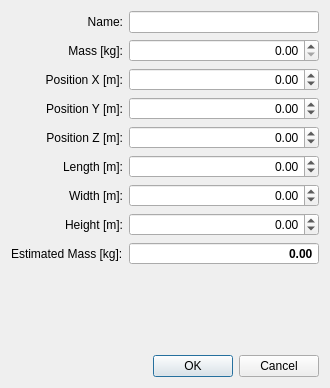
<?xml version="1.0" encoding="UTF-8"?>
<ui version="4.0">
 <class>DialogEdit</class>
 <widget class="QDialog" name="DialogEdit">
  <property name="geometry">
   <rect>
    <x>0</x>
    <y>0</y>
    <width>330</width>
    <height>388</height>
   </rect>
  </property>
  <property name="windowTitle">
   <string>Edit</string>
  </property>
  <property name="modal">
   <bool>true</bool>
  </property>
  <layout class="QGridLayout" name="gridLayout">
   <item row="10" column="0" colspan="2">
    <widget class="QDialogButtonBox" name="buttonBox">
     <property name="orientation">
      <enum>Qt::Horizontal</enum>
     </property>
     <property name="standardButtons">
      <set>QDialogButtonBox::Cancel|QDialogButtonBox::Ok</set>
     </property>
    </widget>
   </item>
   <item row="4" column="0">
    <widget class="QLabel" name="label_Z">
     <property name="text">
      <string>Position Z [m]:</string>
     </property>
     <property name="alignment">
      <set>Qt::AlignRight|Qt::AlignTrailing|Qt::AlignVCenter</set>
     </property>
     <property name="buddy">
      <cstring>spinBox_Z</cstring>
     </property>
    </widget>
   </item>
   <item row="7" column="1">
    <widget class="QDoubleSpinBox" name="spinBox_H">
     <property name="alignment">
      <set>Qt::AlignRight|Qt::AlignTrailing|Qt::AlignVCenter</set>
     </property>
     <property name="decimals">
      <number>2</number>
     </property>
     <property name="minimum">
      <double>-99.989999999999995</double>
     </property>
     <property name="maximum">
      <double>99.989999999999995</double>
     </property>
    </widget>
   </item>
   <item row="0" column="1">
    <widget class="QLineEdit" name="lineEdit_Name"/>
   </item>
   <item row="6" column="1">
    <widget class="QDoubleSpinBox" name="spinBox_W">
     <property name="alignment">
      <set>Qt::AlignRight|Qt::AlignTrailing|Qt::AlignVCenter</set>
     </property>
     <property name="decimals">
      <number>2</number>
     </property>
     <property name="minimum">
      <double>-99.989999999999995</double>
     </property>
     <property name="maximum">
      <double>99.989999999999995</double>
     </property>
    </widget>
   </item>
   <item row="9" column="1">
    <spacer name="verticalSpacer">
     <property name="orientation">
      <enum>Qt::Vertical</enum>
     </property>
     <property name="sizeHint" stdset="0">
      <size>
       <width>20</width>
       <height>31</height>
      </size>
     </property>
    </spacer>
   </item>
   <item row="2" column="1">
    <widget class="QDoubleSpinBox" name="spinBox_X">
     <property name="alignment">
      <set>Qt::AlignRight|Qt::AlignTrailing|Qt::AlignVCenter</set>
     </property>
     <property name="decimals">
      <number>2</number>
     </property>
     <property name="minimum">
      <double>-99.989999999999995</double>
     </property>
     <property name="maximum">
      <double>99.989999999999995</double>
     </property>
    </widget>
   </item>
   <item row="4" column="1">
    <widget class="QDoubleSpinBox" name="spinBox_Z">
     <property name="alignment">
      <set>Qt::AlignRight|Qt::AlignTrailing|Qt::AlignVCenter</set>
     </property>
     <property name="decimals">
      <number>2</number>
     </property>
     <property name="minimum">
      <double>-99.989999999999995</double>
     </property>
     <property name="maximum">
      <double>99.989999999999995</double>
     </property>
    </widget>
   </item>
   <item row="3" column="0">
    <widget class="QLabel" name="label_Y">
     <property name="text">
      <string>Position Y [m]:</string>
     </property>
     <property name="alignment">
      <set>Qt::AlignRight|Qt::AlignTrailing|Qt::AlignVCenter</set>
     </property>
     <property name="buddy">
      <cstring>spinBox_Y</cstring>
     </property>
    </widget>
   </item>
   <item row="5" column="0">
    <widget class="QLabel" name="label_L">
     <property name="text">
      <string>Length [m]:</string>
     </property>
     <property name="alignment">
      <set>Qt::AlignRight|Qt::AlignTrailing|Qt::AlignVCenter</set>
     </property>
     <property name="buddy">
      <cstring>spinBox_L</cstring>
     </property>
    </widget>
   </item>
   <item row="5" column="1">
    <widget class="QDoubleSpinBox" name="spinBox_L">
     <property name="alignment">
      <set>Qt::AlignRight|Qt::AlignTrailing|Qt::AlignVCenter</set>
     </property>
     <property name="decimals">
      <number>2</number>
     </property>
     <property name="minimum">
      <double>-99.989999999999995</double>
     </property>
     <property name="maximum">
      <double>99.989999999999995</double>
     </property>
    </widget>
   </item>
   <item row="1" column="1">
    <widget class="QDoubleSpinBox" name="spinBox_Mass">
     <property name="alignment">
      <set>Qt::AlignRight|Qt::AlignTrailing|Qt::AlignVCenter</set>
     </property>
     <property name="decimals">
      <number>2</number>
     </property>
     <property name="maximum">
      <double>99999.000000000000000</double>
     </property>
    </widget>
   </item>
   <item row="6" column="0">
    <widget class="QLabel" name="label_W">
     <property name="text">
      <string>Width [m]:</string>
     </property>
     <property name="alignment">
      <set>Qt::AlignRight|Qt::AlignTrailing|Qt::AlignVCenter</set>
     </property>
     <property name="buddy">
      <cstring>spinBox_W</cstring>
     </property>
    </widget>
   </item>
   <item row="3" column="1">
    <widget class="QDoubleSpinBox" name="spinBox_Y">
     <property name="alignment">
      <set>Qt::AlignRight|Qt::AlignTrailing|Qt::AlignVCenter</set>
     </property>
     <property name="decimals">
      <number>2</number>
     </property>
     <property name="minimum">
      <double>-99.989999999999995</double>
     </property>
     <property name="maximum">
      <double>99.989999999999995</double>
     </property>
    </widget>
   </item>
   <item row="2" column="0">
    <widget class="QLabel" name="label_X">
     <property name="text">
      <string>Position X [m]:</string>
     </property>
     <property name="alignment">
      <set>Qt::AlignRight|Qt::AlignTrailing|Qt::AlignVCenter</set>
     </property>
     <property name="buddy">
      <cstring>spinBox_X</cstring>
     </property>
    </widget>
   </item>
   <item row="7" column="0">
    <widget class="QLabel" name="label_H">
     <property name="text">
      <string>Height [m]:</string>
     </property>
     <property name="alignment">
      <set>Qt::AlignRight|Qt::AlignTrailing|Qt::AlignVCenter</set>
     </property>
     <property name="buddy">
      <cstring>spinBox_H</cstring>
     </property>
    </widget>
   </item>
   <item row="1" column="0">
    <widget class="QLabel" name="label_Mass">
     <property name="text">
      <string>Mass [kg]:</string>
     </property>
     <property name="alignment">
      <set>Qt::AlignRight|Qt::AlignTrailing|Qt::AlignVCenter</set>
     </property>
     <property name="buddy">
      <cstring>spinBox_Mass</cstring>
     </property>
    </widget>
   </item>
   <item row="0" column="0">
    <widget class="QLabel" name="label_Name">
     <property name="text">
      <string>Name:</string>
     </property>
     <property name="alignment">
      <set>Qt::AlignRight|Qt::AlignTrailing|Qt::AlignVCenter</set>
     </property>
     <property name="buddy">
      <cstring>lineEdit_Name</cstring>
     </property>
    </widget>
   </item>
   <item row="8" column="0">
    <widget class="QLabel" name="labelEstimatedMass">
     <property name="text">
      <string>Estimated Mass [kg]:</string>
     </property>
     <property name="buddy">
      <cstring>spinBoxEstimatedMass</cstring>
     </property>
    </widget>
   </item>
   <item row="8" column="1">
    <widget class="QDoubleSpinBox" name="spinBoxEstimatedMass">
     <property name="font">
      <font>
       <weight>75</weight>
       <bold>true</bold>
      </font>
     </property>
     <property name="focusPolicy">
      <enum>Qt::NoFocus</enum>
     </property>
     <property name="alignment">
      <set>Qt::AlignRight|Qt::AlignTrailing|Qt::AlignVCenter</set>
     </property>
     <property name="readOnly">
      <bool>true</bool>
     </property>
     <property name="buttonSymbols">
      <enum>QAbstractSpinBox::NoButtons</enum>
     </property>
     <property name="maximum">
      <double>999999.989999999990687</double>
     </property>
    </widget>
   </item>
  </layout>
 </widget>
 <tabstops>
  <tabstop>lineEdit_Name</tabstop>
  <tabstop>spinBox_Mass</tabstop>
  <tabstop>spinBox_X</tabstop>
  <tabstop>spinBox_Y</tabstop>
  <tabstop>spinBox_Z</tabstop>
  <tabstop>spinBox_L</tabstop>
  <tabstop>spinBox_W</tabstop>
  <tabstop>spinBox_H</tabstop>
  <tabstop>spinBoxEstimatedMass</tabstop>
 </tabstops>
 <resources/>
 <connections>
  <connection>
   <sender>buttonBox</sender>
   <signal>accepted()</signal>
   <receiver>DialogEdit</receiver>
   <slot>accept()</slot>
   <hints>
    <hint type="sourcelabel">
     <x>228</x>
     <y>363</y>
    </hint>
    <hint type="destinationlabel">
     <x>157</x>
     <y>274</y>
    </hint>
   </hints>
  </connection>
  <connection>
   <sender>buttonBox</sender>
   <signal>rejected()</signal>
   <receiver>DialogEdit</receiver>
   <slot>reject()</slot>
   <hints>
    <hint type="sourcelabel">
     <x>296</x>
     <y>369</y>
    </hint>
    <hint type="destinationlabel">
     <x>286</x>
     <y>274</y>
    </hint>
   </hints>
  </connection>
 </connections>
</ui>
